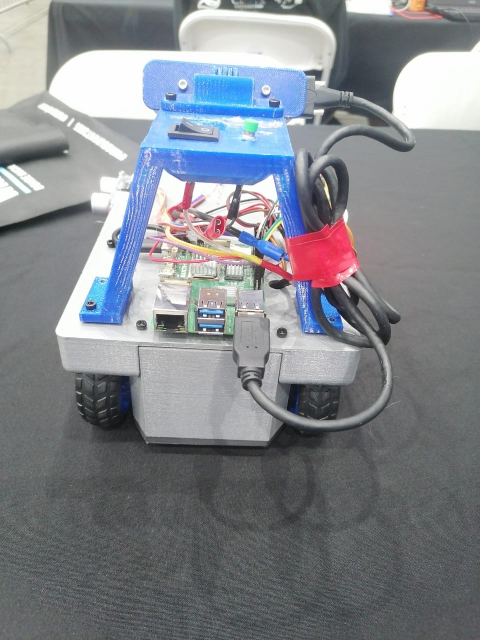
#> input picture photos_v/back.jpg, 960 x 1280 px, given in place of the camera (shown at 1/2 size)
$ python cam_setup.py
#> lines starting #> are read from the running program, lines starting #| are printed output that depends on the picture; after the words box and inside, x2 and y2 are one past the last pixel; in counts of white or black regions, pixels touching at a corner belong together
import cv2
import numpy as np

def nothing(x):
    pass

# Cargar imagen o video
cap = cv2.VideoCapture(0)
cap.set(cv2.CAP_PROP_FRAME_WIDTH, 640)
cap.set(cv2.CAP_PROP_FRAME_HEIGHT, 480)
cap.set(cv2.CAP_PROP_FPS, 30)
# Crear ventana
cv2.namedWindow("Trackbars")

# Crear sliders
cv2.createTrackbar("LH", "Trackbars", 0, 179, nothing)
#> slider 'LH' is set to 35
cv2.createTrackbar("LS", "Trackbars", 0, 255, nothing)
#> slider 'LS' is set to 51
cv2.createTrackbar("LV", "Trackbars", 0, 255, nothing)
#> slider 'LV' is set to 51
cv2.createTrackbar("UH", "Trackbars", 179, 179, nothing)
cv2.createTrackbar("US", "Trackbars", 255, 255, nothing)
cv2.createTrackbar("UV", "Trackbars", 255, 255, nothing)

while True:
    _, frame = cap.read()
#> frame is the input picture: shape (1280, 960, 3); mean B, G, R 139.7, 133.8, 130.5
    hsv = cv2.cvtColor(frame, cv2.COLOR_BGR2HSV)
#> hsv: shape (1280, 960, 3); mean H, S, V 85.8, 24.6, 143.5
    h, s, v = cv2.split(hsv)
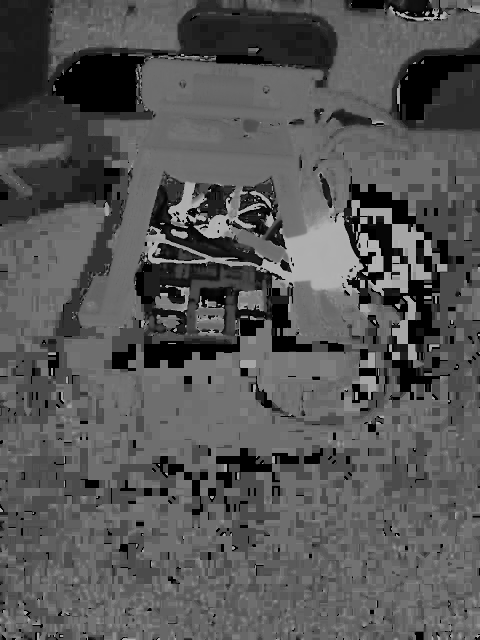
#> h: shape (1280, 960) (shown at 1/2 size); min 0, max 179, mean 85.8
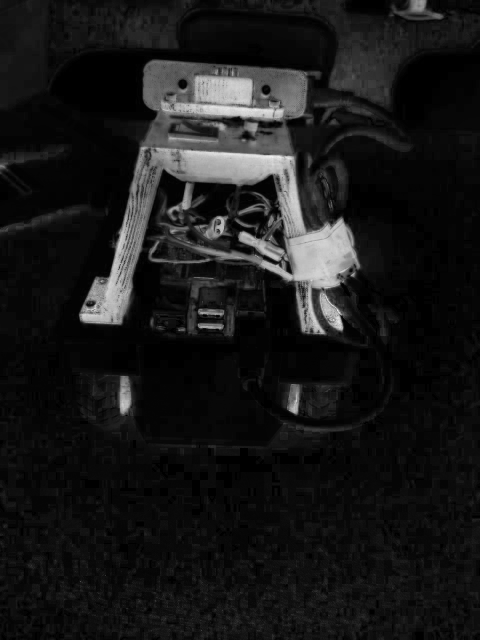
#> s: shape (1280, 960) (shown at 1/2 size); min 0, max 255, mean 24.6
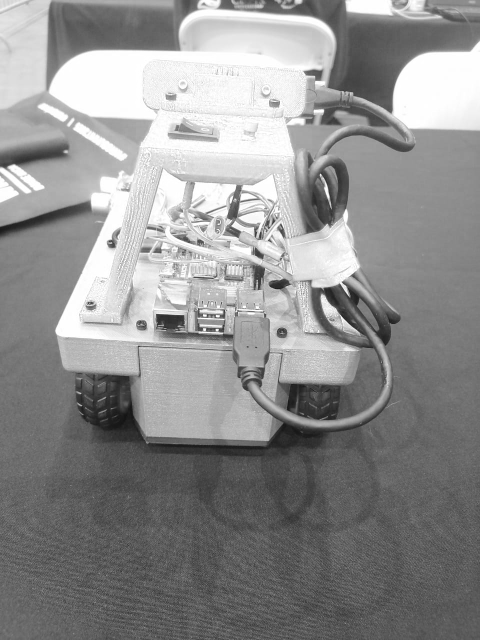
#> v: shape (1280, 960) (shown at 1/2 size); min 8, max 255, mean 143.5
    v = cv2.equalizeHist(v)
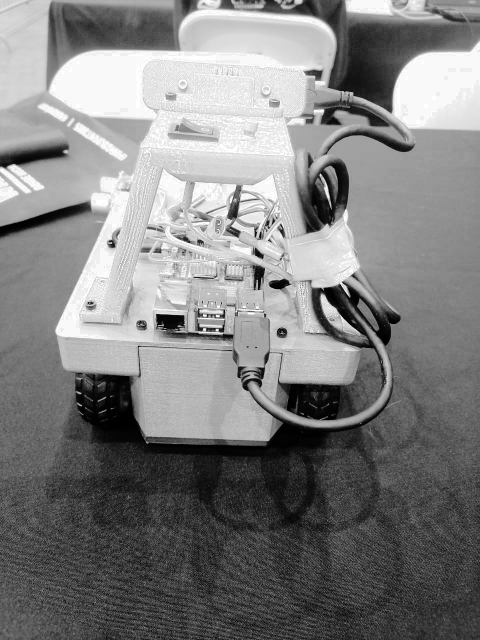
#> v: shape (1280, 960) (shown at 1/2 size); min 0, max 255, mean 128.4
    hsv = cv2.merge([h, s, v])
#> hsv: shape (1280, 960, 3); mean H, S, V 85.8, 24.6, 128.4

    hsv = cv2.GaussianBlur(hsv, (5, 5), 0)
#> hsv: shape (1280, 960, 3); mean H, S, V 85.8, 24.6, 128.4

    # Leer valores de los sliders
    lh = cv2.getTrackbarPos("LH", "Trackbars")
    ls = cv2.getTrackbarPos("LS", "Trackbars")
    lv = cv2.getTrackbarPos("LV", "Trackbars")
    uh = cv2.getTrackbarPos("UH", "Trackbars")
    us = cv2.getTrackbarPos("US", "Trackbars")
    uv = cv2.getTrackbarPos("UV", "Trackbars")

    lower = np.array([lh, ls, lv])
    upper = np.array([uh, us, uv])

    mask = cv2.inRange(hsv, lower, upper)
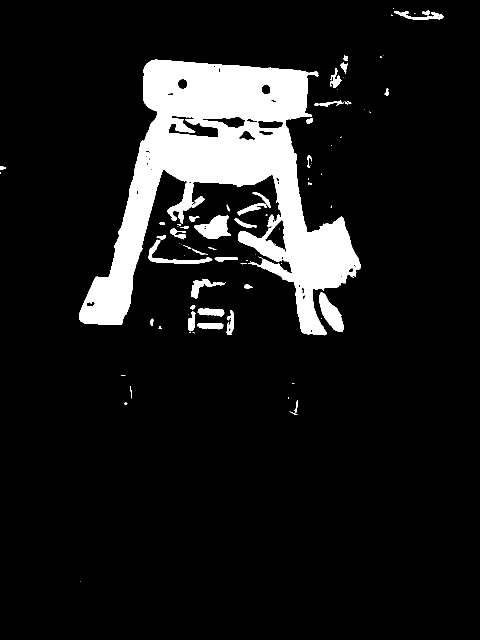
#> mask: shape (1280, 960) (shown at 1/2 size); 10.4% white; 85 white regions (42 under 20 px), largest, box (x1, y1, x2, y2) and area: (158, 119, 722, 671) 115626, (388, 431, 462, 478) 1990, (638, 585, 688, 664) 1944
    result = cv2.bitwise_and(frame, frame, mask=mask)
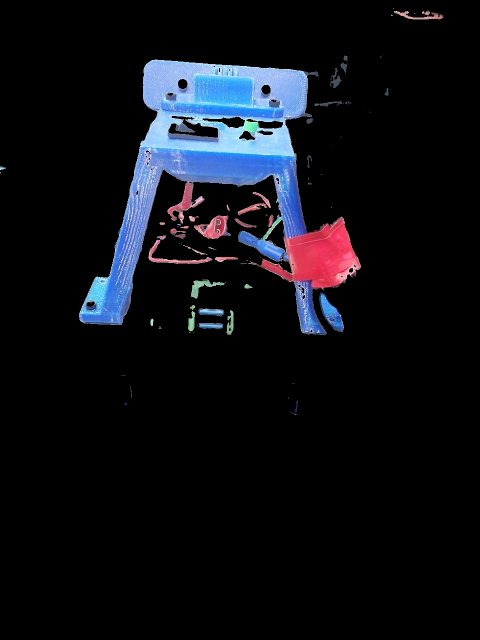
#> result: shape (1280, 960, 3) (shown at 1/2 size); mean B, G, R 20.9, 15.2, 13.5

    cv2.imshow("Mask", mask)
    cv2.imshow("Result", result)
    cv2.imshow("HSV", hsv)

    if cv2.waitKey(1) & 0xFF == 27: # ESC para salir
#> (key Esc is pressed here)
        break

cap.release()
cv2.destroyAllWindows()

$ run again, on photos_v/bottom.jpg
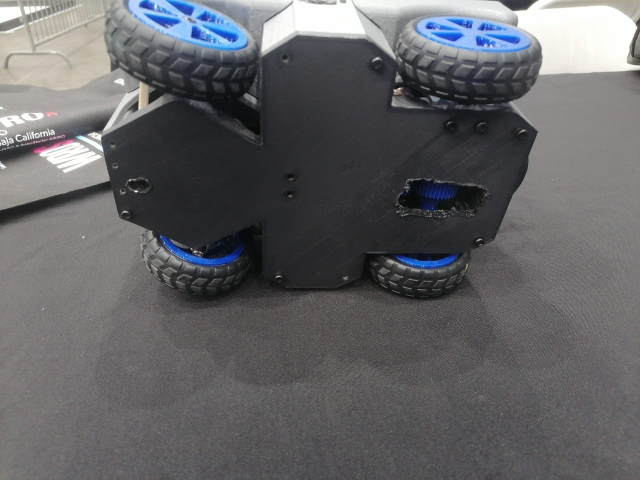
#> input picture photos_v/bottom.jpg, 1280 x 960 px, given in place of the camera (shown at 1/2 size)
#> frame is the input picture: shape (960, 1280, 3); mean B, G, R 102.1, 99.4, 99.6
#> `mask = cv2.inRange(hsv, lower, upper)`:
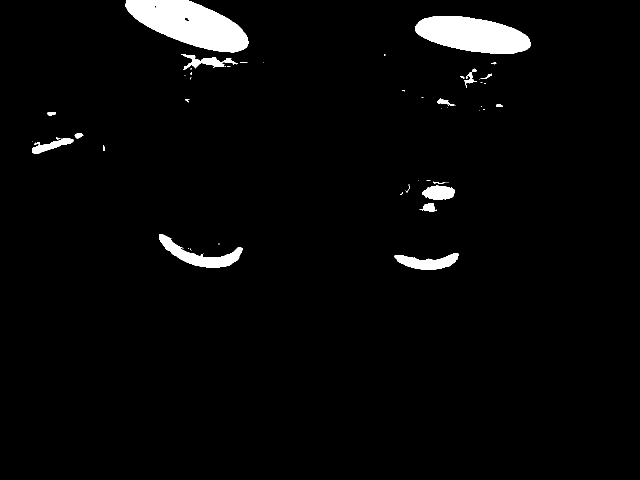
#> mask: shape (960, 1280) (shown at 1/2 size); 3.2% white; 53 white regions (32 under 20 px), largest, box (x1, y1, x2, y2) and area: (251, 0, 497, 105) 15696, (830, 32, 1062, 108) 12350, (318, 468, 485, 536) 3593
#> `result = cv2.bitwise_and(frame, frame, mask=mask)`:
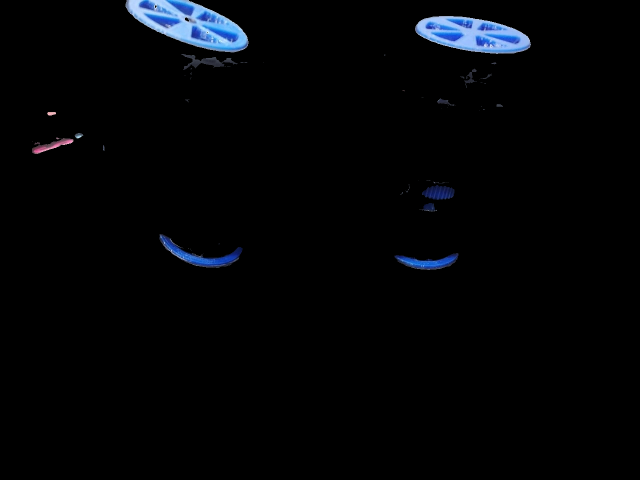
#> result: shape (960, 1280, 3) (shown at 1/2 size); mean B, G, R 6.3, 4.3, 3.1

$ run again, on photos_v/front.jpg
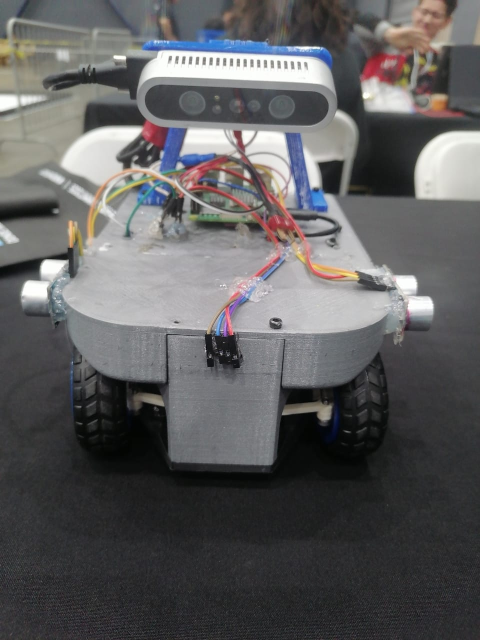
#> input picture photos_v/front.jpg, 960 x 1280 px, given in place of the camera (shown at 1/2 size)
#> frame is the input picture: shape (1280, 960, 3); mean B, G, R 94.9, 94, 94.6
#> `mask = cv2.inRange(hsv, lower, upper)`:
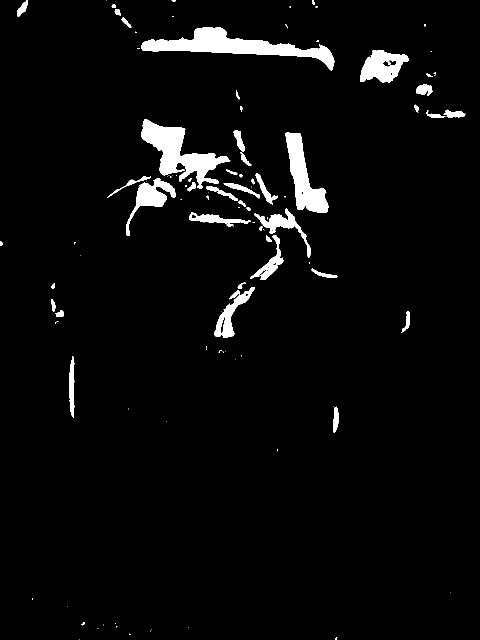
#> mask: shape (1280, 960) (shown at 1/2 size); 3.9% white; 107 white regions (58 under 20 px), largest, box (x1, y1, x2, y2) and area: (283, 54, 669, 141) 10628, (283, 238, 461, 378) 8831, (571, 265, 657, 426) 6049
#> `result = cv2.bitwise_and(frame, frame, mask=mask)`:
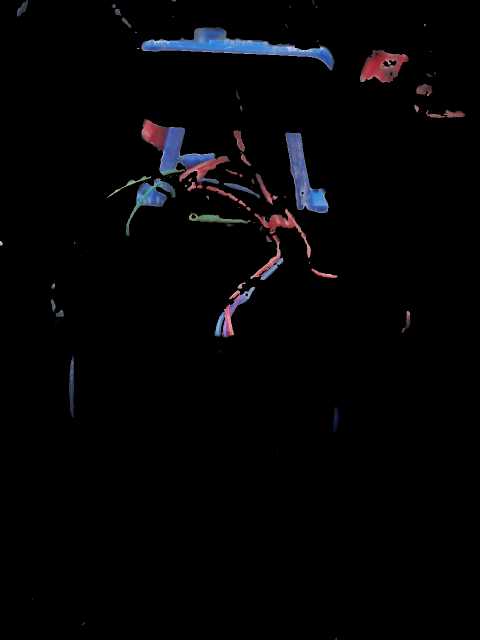
#> result: shape (1280, 960, 3) (shown at 1/2 size); mean B, G, R 5.2, 3.9, 4.2

$ run again, on photos_v/side.jpg
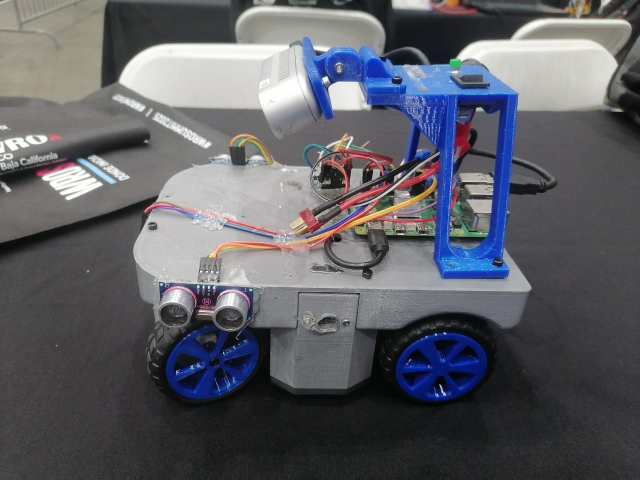
#> input picture photos_v/side.jpg, 1280 x 960 px, given in place of the camera (shown at 1/2 size)
#> frame is the input picture: shape (960, 1280, 3); mean B, G, R 101.4, 94.8, 93.9
#> `mask = cv2.inRange(hsv, lower, upper)`:
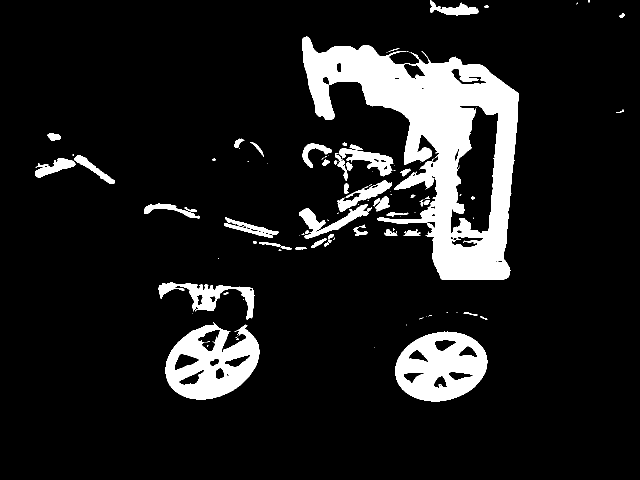
#> mask: shape (960, 1280) (shown at 1/2 size); 11.3% white; 120 white regions (64 under 20 px), largest, box (x1, y1, x2, y2) and area: (604, 73, 1038, 560) 81221, (791, 663, 975, 803) 17074, (331, 644, 519, 799) 16696
#> `result = cv2.bitwise_and(frame, frame, mask=mask)`:
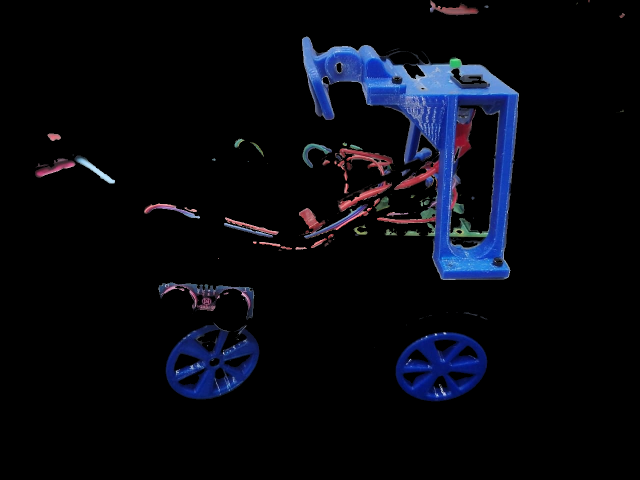
#> result: shape (960, 1280, 3) (shown at 1/2 size); mean B, G, R 15.4, 8.4, 6.8
